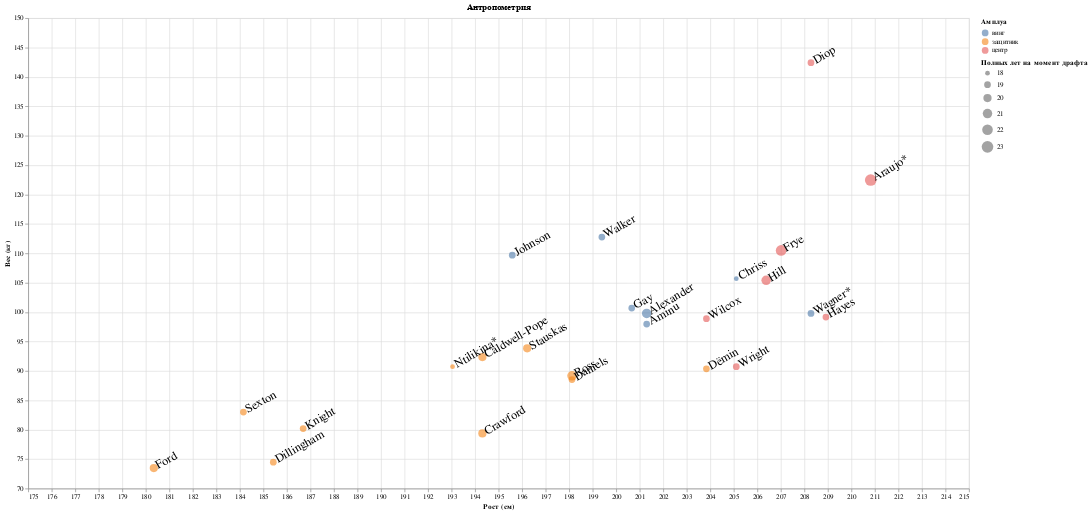

Here is the notebook cell this chart was saved with:
### Code cell
import altair as alt
import pandas as pd


# define domain around the mean
h_min, h_max = df_cpi["HEIGHT_CM"].min() * 0.99, df_cpi["HEIGHT_CM"].max() * 1
w_min, w_max = df_cpi["WEIGHT_KG"].min() * 0.99, df_cpi["WEIGHT_KG"].max() * 1

base = alt.Chart(df_cpi).encode(
    x=alt.X('HEIGHT_CM:Q', 
            scale=alt.Scale(domain=[h_min, h_max]),
            title='Рост (см)'),
    y=alt.Y('WEIGHT_KG:Q', 
            scale=alt.Scale(domain=[w_min, w_max]),
            title='Вес (кг)'),
    color=alt.Color('position_ru:N', title='Амплуа'),
    size=alt.Size(
        'AGE_AT_DRAFT:Q',
        scale=alt.Scale(domain=[18, 23], range=[50, 300]),
        title='Полных лет на момент драфта'
    ),
    tooltip=[
        alt.Tooltip('LAST_NAME:N', title='Name'),
        alt.Tooltip('POSITION:N', title='Position'),
        alt.Tooltip('AGE_AT_DRAFT:Q', title='Age at draft'),
        alt.Tooltip('HEIGHT_CM:Q', title='Height (cm)'),
        alt.Tooltip('WEIGHT_KG:Q', title='Weight (kg)')
    ]
)

points = base.mark_circle(opacity=0.6)

labels = alt.Chart(df_cpi).mark_text(
    align='left',
    baseline='middle',
    dx=5,  # horizontal offset
    dy=0,   # vertical offset (if you want adjust you can change)
    fontSize=18,     # ← set font size (in pixels)
    angle=330,
).encode(
    x='HEIGHT_CM:Q',
    y='WEIGHT_KG:Q',
    text='last_name_asterisk:N'
)

chart = points + labels

chart = chart.properties(
    width=1400,
    height=700,
    title='Антропометрия'
).interactive()

chart

### Figure 1 — Vega-Lite specification as saved in the notebook (floating-point values rounded to 4 significant figures)
{"config": {"view": {"continuousWidth": 300, "continuousHeight": 300}}, "layer": [{"mark": {"type": "circle", "opacity": 0.6}, "encoding": {"color": {"field": "position_ru", "title": "Амплуа", "type": "nominal"}, "size": {"field": "AGE_AT_DRAFT", "scale": {"domain": [18, 23], "range": [50, 300]}, "title": "Полных лет на момент драфта", "type": "quantitative"}, "tooltip": [{"field": "LAST_NAME", "title": "Name", "type": "nominal"}, {"field": "POSITION", "title": "Position", "type": "nominal"}, {"field": "AGE_AT_DRAFT", "title": "Age at draft", "type": "quantitative"}, {"field": "HEIGHT_CM", "title": "Height (cm)", "type": "quantitative"}, {"field": "WEIGHT_KG", "title": "Weight (kg)", "type": "quantitative"}], "x": {"field": "HEIGHT_CM", "scale": {"domain": [178.5, 210.8]}, "title": "Рост (см)", "type": "quantitative"}, "y": {"field": "WEIGHT_KG", "scale": {"domain": [72.75, 142.4]}, "title": "Вес (кг)", "type": "quantitative"}}, "name": "view_1"}, {"mark": {"type": "text", "align": "left", "angle": 330, "baseline": "middle", "dx": 5, "dy": 0, "fontSize": 18}, "encoding": {"text": {"field": "last_name_asterisk", "type": "nominal"}, "x": {"field": "HEIGHT_CM", "type": "quantitative"}, "y": {"field": "WEIGHT_KG", "type": "quantitative"}}}], "data": {"name": "data-20a687deb1ebe8466d2e03c9eed6baa4"}, "height": 700, "params": [{"name": "param_1", "select": {"type": "interval", "encodings": ["x", "y"]}, "bind": "scales", "views": ["view_1"]}], "title": "Антропометрия", "width": 1400, "$schema": "https://vega.github.io/schema/vega-lite/v5.17.0.json", "datasets": {"data-20a687deb1ebe8466d2e03c9eed6baa4": [{"PERSON_ID": 2037, "FIRST_NAME": "Jamal", "LAST_NAME": "Crawford", "DISPLAY_FIRST_LAST": "Jamal Crawford", "DISPLAY_LAST_COMMA_FIRST": "Crawford, Jamal", "DISPLAY_FI_LAST": "J. Crawford", "PLAYER_SLUG": "jamal-crawford", "BIRTHDATE": "1980-03-20T00:00:00", "SCHOOL": "Michigan", "COUNTRY": "USA", "LAST_AFFILIATION": "Michigan/USA", "HEIGHT": "6-5", "WEIGHT_x": 200, "SEASON_EXP": 21, "JERSEY": 1.0, "POSITION": "Guard", "ROSTERSTATUS": "Inactive", "GAMES_PLAYED_CURRENT_SEASON_FLAG": "N", "TEAM_ID": 1610612746, "TEAM_NAME": "Clippers", "TEAM_ABBREVIATION": "LAC", "TEAM_CODE": "clippers", "TEAM_CITY": "LA", "PLAYERCODE": "jamal_crawford", "FROM_YEAR": 2000, "TO_YEAR": 2019, "DLEAGUE_FLAG": "N", "NBA_FLAG": "Y", "GAMES_PLAYED_FLAG": "Y", "DRAFT_YEAR": 2000, "DRAFT_ROUND": 1, "DRAFT_NUMBER": 8, "GREATEST_75_FLAG": "N", "player_id": 2037, "PLAYER_ID": 2037.0, "HEIGHT_WO_SHOES": 76.5, "WEIGHT_y": 175.0, "AGE_AT_DRAFT": 20, "HEIGHT_CM": 194.3, "WEIGHT_KG": 79.38, "position_ru": "защитник", "last_name_asterisk": "Crawford"}, {"PERSON_ID": 2205, "FIRST_NAME": "DeSagana", "LAST_NAME": "Diop", "DISPLAY_FIRST_LAST": "DeSagana Diop", "DISPLAY_LAST_COMMA_FIRST": "Diop, DeSagana", "DISPLAY_FI_LAST": "D. Diop", "PLAYER_SLUG": "desagana-diop", "BIRTHDATE": "1982-01-30T00:00:00", "SCHOOL": "Oak Hill Academy (VA)", "COUNTRY": "Senegal", "LAST_AFFILIATION": "Oak Hill Academy (VA)/Senegal", "HEIGHT": "7-0", "WEIGHT_x": 280, "SEASON_EXP": 13, "JERSEY": 2.0, "POSITION": "Center", "ROSTERSTATUS": "Inactive", "GAMES_PLAYED_CURRENT_SEASON_FLAG": "N", "TEAM_ID": 1610612742, "TEAM_NAME": "Mavericks", "TEAM_ABBREVIATION": "DAL", "TEAM_CODE": "mavericks", "TEAM_CITY": "Dallas", "PLAYERCODE": "desagana_diop", "FROM_YEAR": 2001, "TO_YEAR": 2012, "DLEAGUE_FLAG": "N", "NBA_FLAG": "Y", "GAMES_PLAYED_FLAG": "Y", "DRAFT_YEAR": 2001, "DRAFT_ROUND": 1, "DRAFT_NUMBER": 8, "GREATEST_75_FLAG": "N", "player_id": 2205, "PLAYER_ID": 2205.0, "HEIGHT_WO_SHOES": 82.0, "WEIGHT_y": 314.0, "AGE_AT_DRAFT": 19, "HEIGHT_CM": 208.3, "WEIGHT_KG": 142.4, "position_ru": "центр", "last_name_asterisk": "Diop"}, {"PERSON_ID": 2404, "FIRST_NAME": "Chris", "LAST_NAME": "Wilcox", "DISPLAY_FIRST_LAST": "Chris Wilcox", "DISPLAY_LAST_COMMA_FIRST": "Wilcox, Chris", "DISPLAY_FI_LAST": "C. Wilcox", "PLAYER_SLUG": "chris-wilcox", "BIRTHDATE": "1982-09-03T00:00:00", "SCHOOL": "Maryland", "COUNTRY": "USA", "LAST_AFFILIATION": "Maryland/USA", "HEIGHT": "6-10", "WEIGHT_x": 235, "SEASON_EXP": 12, "JERSEY": 44.0, "POSITION": "Forward-Center", "ROSTERSTATUS": "Inactive", "GAMES_PLAYED_CURRENT_SEASON_FLAG": "N", "TEAM_ID": 1610612746, "TEAM_NAME": "Clippers", "TEAM_ABBREVIATION": "LAC", "TEAM_CODE": "clippers", "TEAM_CITY": "Los Angeles", "PLAYERCODE": "chris_wilcox", "FROM_YEAR": 2002, "TO_YEAR": 2012, "DLEAGUE_FLAG": "N", "NBA_FLAG": "Y", "GAMES_PLAYED_FLAG": "Y", "DRAFT_YEAR": 2002, "DRAFT_ROUND": 1, "DRAFT_NUMBER": 8, "GREATEST_75_FLAG": "N", "player_id": 2404, "PLAYER_ID": 2404.0, "HEIGHT_WO_SHOES": 80.25, "WEIGHT_y": 218.0, "AGE_AT_DRAFT": 19, "HEIGHT_CM": 203.8, "WEIGHT_KG": 98.88, "position_ru": "центр", "last_name_asterisk": "Wilcox"}, {"PERSON_ID": 2551, "FIRST_NAME": "T.J.", "LAST_NAME": "Ford", "DISPLAY_FIRST_LAST": "T.J. Ford", "DISPLAY_LAST_COMMA_FIRST": "Ford, T.J.", "DISPLAY_FI_LAST": "T. Ford", "PLAYER_SLUG": "tj-ford", "BIRTHDATE": "1983-03-24T00:00:00", "SCHOOL": "Texas", "COUNTRY": "USA", "LAST_AFFILIATION": "Texas/USA", "HEIGHT": "6-0", "WEIGHT_x": 165, "SEASON_EXP": 8, "JERSEY": null, "POSITION": "Guard", "ROSTERSTATUS": "Inactive", "GAMES_PLAYED_CURRENT_SEASON_FLAG": "N", "TEAM_ID": 0, "TEAM_NAME": null, "TEAM_ABBREVIATION": null, "TEAM_CODE": null, "TEAM_CITY": null, "PLAYERCODE": "t.j._ford", "FROM_YEAR": 2003, "TO_YEAR": 2011, "DLEAGUE_FLAG": "N", "NBA_FLAG": "Y", "GAMES_PLAYED_FLAG": "Y", "DRAFT_YEAR": 2003, "DRAFT_ROUND": 1, "DRAFT_NUMBER": 8, "GREATEST_75_FLAG": "N", "player_id": 2551, "PLAYER_ID": 2551.0, "HEIGHT_WO_SHOES": 71.0, "WEIGHT_y": 162.0, "AGE_AT_DRAFT": 20, "HEIGHT_CM": 180.3, "WEIGHT_KG": 73.48, "position_ru": "защитник", "last_name_asterisk": "Ford"}, {"PERSON_ID": 2737, "FIRST_NAME": "Rafael", "LAST_NAME": "Araujo", "DISPLAY_FIRST_LAST": "Rafael Araujo", "DISPLAY_LAST_COMMA_FIRST": "Araujo, Rafael", "DISPLAY_FI_LAST": "R. Araujo", "PLAYER_SLUG": "rafael-araujo", "BIRTHDATE": "1980-08-12T00:00:00", "SCHOOL": "Brigham Young", "COUNTRY": "Brazil", "LAST_AFFILIATION": "Brigham Young/Brazil", "HEIGHT": "6-11", "WEIGHT_x": 270, "SEASON_EXP": 4, "JERSEY": 55.0, "POSITION": "Center", "ROSTERSTATUS": "Inactive", "GAMES_PLAYED_CURRENT_SEASON_FLAG": "N", "TEAM_ID": 1610612761, "TEAM_NAME": "Raptors", "TEAM_ABBREVIATION": "TOR", "TEAM_CODE": "raptors", "TEAM_CITY": "Toronto", "PLAYERCODE": "rafael_araujo", "FROM_YEAR": 2004, "TO_YEAR": 2006, "DLEAGUE_FLAG": "N", "NBA_FLAG": "Y", "GAMES_PLAYED_FLAG": "Y", "DRAFT_YEAR": 2004, "DRAFT_ROUND": 1, "DRAFT_NUMBER": 8, "GREATEST_75_FLAG": "N", "player_id": 2737, "PLAYER_ID": null, "HEIGHT_WO_SHOES": null, "WEIGHT_y": null, "AGE_AT_DRAFT": 23, "HEIGHT_CM": 210.8, "WEIGHT_KG": 122.5, "position_ru": "центр", "last_name_asterisk": "Araujo*"}, {"PERSON_ID": 101112, "FIRST_NAME": "Channing", "LAST_NAME": "Frye", "DISPLAY_FIRST_LAST": "Channing Frye", "DISPLAY_LAST_COMMA_FIRST": "Frye, Channing", "DISPLAY_FI_LAST": "C. Frye", "PLAYER_SLUG": "channing-frye", "BIRTHDATE": "1983-05-17T00:00:00", "SCHOOL": "Arizona", "COUNTRY": "USA", "LAST_AFFILIATION": "Arizona/USA", "HEIGHT": "7-0", "WEIGHT_x": 255, "SEASON_EXP": 14, "JERSEY": 9.0, "POSITION": "Forward-Center", "ROSTERSTATUS": "Inactive", "GAMES_PLAYED_CURRENT_SEASON_FLAG": "N", "TEAM_ID": 1610612756, "TEAM_NAME": "Suns", "TEAM_ABBREVIATION": "PHX", "TEAM_CODE": "suns", "TEAM_CITY": "Phoenix", "PLAYERCODE": "channing_frye", "FROM_YEAR": 2005, "TO_YEAR": 2018, "DLEAGUE_FLAG": "N", "NBA_FLAG": "Y", "GAMES_PLAYED_FLAG": "Y", "DRAFT_YEAR": 2005, "DRAFT_ROUND": 1, "DRAFT_NUMBER": 8, "GREATEST_75_FLAG": "N", "player_id": 101112, "PLAYER_ID": 101100.0, "HEIGHT_WO_SHOES": 81.5, "WEIGHT_y": 243.6, "AGE_AT_DRAFT": 22, "HEIGHT_CM": 207.0, "WEIGHT_KG": 110.5, "position_ru": "центр", "last_name_asterisk": "Frye"}, {"PERSON_ID": 200752, "FIRST_NAME": "Rudy", "LAST_NAME": "Gay", "DISPLAY_FIRST_LAST": "Rudy Gay", "DISPLAY_LAST_COMMA_FIRST": "Gay, Rudy", "DISPLAY_FI_LAST": "R. Gay", "PLAYER_SLUG": "rudy-gay", "BIRTHDATE": "1986-08-17T00:00:00", "SCHOOL": "Connecticut", "COUNTRY": "USA", "LAST_AFFILIATION": "Connecticut/USA", "HEIGHT": "6-8", "WEIGHT_x": 250, "SEASON_EXP": 18, "JERSEY": 22.0, "POSITION": "Forward-Guard", "ROSTERSTATUS": "Inactive", "GAMES_PLAYED_CURRENT_SEASON_FLAG": "N", "TEAM_ID": 1610612762, "TEAM_NAME": "Jazz", "TEAM_ABBREVIATION": "UTA", "TEAM_CODE": "jazz", "TEAM_CITY": "Utah", "PLAYERCODE": "rudy_gay", "FROM_YEAR": 2006, "TO_YEAR": 2022, "DLEAGUE_FLAG": "N", "NBA_FLAG": "Y", "GAMES_PLAYED_FLAG": "Y", "DRAFT_YEAR": 2006, "DRAFT_ROUND": 1, "DRAFT_NUMBER": 8, "GREATEST_75_FLAG": "N", "player_id": 200752, "PLAYER_ID": 200800.0, "HEIGHT_WO_SHOES": 79.0, "WEIGHT_y": 222.0, "AGE_AT_DRAFT": 19, "HEIGHT_CM": 200.7, "WEIGHT_KG": 100.7, "position_ru": "винг", "last_name_asterisk": "Gay"}, {"PERSON_ID": 201148, "FIRST_NAME": "Brandan", "LAST_NAME": "Wright", "DISPLAY_FIRST_LAST": "Brandan Wright", "DISPLAY_LAST_COMMA_FIRST": "Wright, Brandan", "DISPLAY_FI_LAST": "B. Wright", "PLAYER_SLUG": "brandan-wright", "BIRTHDATE": "1987-10-05T00:00:00", "SCHOOL": "North Carolina", "COUNTRY": "USA", "LAST_AFFILIATION": "North Carolina/USA", "HEIGHT": "6-10", "WEIGHT_x": 235, "SEASON_EXP": 10, "JERSEY": null, "POSITION": "Forward-Center", "ROSTERSTATUS": "Inactive", "GAMES_PLAYED_CURRENT_SEASON_FLAG": "N", "TEAM_ID": 0, "TEAM_NAME": null, "TEAM_ABBREVIATION": null, "TEAM_CODE": null, "TEAM_CITY": null, "PLAYERCODE": "brandan_wright", "FROM_YEAR": 2007, "TO_YEAR": 2017, "DLEAGUE_FLAG": "N", "NBA_FLAG": "Y", "GAMES_PLAYED_FLAG": "Y", "DRAFT_YEAR": 2007, "DRAFT_ROUND": 1, "DRAFT_NUMBER": 8, "GREATEST_75_FLAG": "N", "player_id": 201148, "PLAYER_ID": 201100.0, "HEIGHT_WO_SHOES": 80.75, "WEIGHT_y": 200.0, "AGE_AT_DRAFT": 19, "HEIGHT_CM": 205.1, "WEIGHT_KG": 90.72, "position_ru": "центр", "last_name_asterisk": "Wright"}, {"PERSON_ID": 201570, "FIRST_NAME": "Joe", "LAST_NAME": "Alexander", "DISPLAY_FIRST_LAST": "Joe Alexander", "DISPLAY_LAST_COMMA_FIRST": "Alexander, Joe", "DISPLAY_FI_LAST": "J. Alexander", "PLAYER_SLUG": "joe-alexander", "BIRTHDATE": "1986-12-26T00:00:00", "SCHOOL": "West Virginia", "COUNTRY": "USA", "LAST_AFFILIATION": "West Virginia/USA", "HEIGHT": "6-8", "WEIGHT_x": 230, "SEASON_EXP": 3, "JERSEY": 20.0, "POSITION": "Forward", "ROSTERSTATUS": "Inactive", "GAMES_PLAYED_CURRENT_SEASON_FLAG": "N", "TEAM_ID": 1610612749, "TEAM_NAME": "Bucks", "TEAM_ABBREVIATION": "MIL", "TEAM_CODE": "bucks", "TEAM_CITY": "Milwaukee", "PLAYERCODE": "joe_alexander", "FROM_YEAR": 2008, "TO_YEAR": 2009, "DLEAGUE_FLAG": "Y", "NBA_FLAG": "Y", "GAMES_PLAYED_FLAG": "Y", "DRAFT_YEAR": 2008, "DRAFT_ROUND": 1, "DRAFT_NUMBER": 8, "GREATEST_75_FLAG": "N", "player_id": 201570, "PLAYER_ID": 201600.0, "HEIGHT_WO_SHOES": 79.25, "WEIGHT_y": 220.0, "AGE_AT_DRAFT": 21, "HEIGHT_CM": 201.3, "WEIGHT_KG": 99.79, "position_ru": "винг", "last_name_asterisk": "Alexander"}, {"PERSON_ID": 201941, "FIRST_NAME": "Jordan", "LAST_NAME": "Hill", "DISPLAY_FIRST_LAST": "Jordan Hill", "DISPLAY_LAST_COMMA_FIRST": "Hill, Jordan", "DISPLAY_FI_LAST": "J. Hill", "PLAYER_SLUG": "jordan-hill", "BIRTHDATE": "1987-07-27T00:00:00", "SCHOOL": "Arizona", "COUNTRY": "USA", "LAST_AFFILIATION": "Arizona/USA", "HEIGHT": "6-10", "WEIGHT_x": 240, "SEASON_EXP": 9, "JERSEY": 27.0, "POSITION": "Forward-Center", "ROSTERSTATUS": "Inactive", "GAMES_PLAYED_CURRENT_SEASON_FLAG": "N", "TEAM_ID": 1610612747, "TEAM_NAME": "Lakers", "TEAM_ABBREVIATION": "LAL", "TEAM_CODE": "lakers", "TEAM_CITY": "Los Angeles", "PLAYERCODE": "jordan_hill", "FROM_YEAR": 2009, "TO_YEAR": 2016, "DLEAGUE_FLAG": "N", "NBA_FLAG": "Y", "GAMES_PLAYED_FLAG": "Y", "DRAFT_YEAR": 2009, "DRAFT_ROUND": 1, "DRAFT_NUMBER": 8, "GREATEST_75_FLAG": "N", "player_id": 201941, "PLAYER_ID": 201900.0, "HEIGHT_WO_SHOES": 81.25, "WEIGHT_y": 232.4, "AGE_AT_DRAFT": 21, "HEIGHT_CM": 206.4, "WEIGHT_KG": 105.4, "position_ru": "центр", "last_name_asterisk": "Hill"}, {"PERSON_ID": 202329, "FIRST_NAME": "Al-Farouq", "LAST_NAME": "Aminu", "DISPLAY_FIRST_LAST": "Al-Farouq Aminu", "DISPLAY_LAST_COMMA_FIRST": "Aminu, Al-Farouq", "DISPLAY_FI_LAST": "A. Aminu", "PLAYER_SLUG": "al-farouq-aminu", "BIRTHDATE": "1990-09-21T00:00:00", "SCHOOL": "Wake Forest", "COUNTRY": "USA", "LAST_AFFILIATION": "Wake Forest/USA", "HEIGHT": "6-8", "WEIGHT_x": 220, "SEASON_EXP": 12, "JERSEY": 5.0, "POSITION": "Forward", "ROSTERSTATUS": "Inactive", "GAMES_PLAYED_CURRENT_SEASON_FLAG": "N", "TEAM_ID": 1610612757, "TEAM_NAME": "Trail Blazers", "TEAM_ABBREVIATION": "POR", "TEAM_CODE": "blazers", "TEAM_CITY": "Portland", "PLAYERCODE": "al-farouq_aminu", "FROM_YEAR": 2010, "TO_YEAR": 2020, "DLEAGUE_FLAG": "N", "NBA_FLAG": "Y", "GAMES_PLAYED_FLAG": "Y", "DRAFT_YEAR": 2010, "DRAFT_ROUND": 1, "DRAFT_NUMBER": 8, "GREATEST_75_FLAG": "N", "player_id": 202329, "PLAYER_ID": 202300.0, "HEIGHT_WO_SHOES": 79.25, "WEIGHT_y": 216.0, "AGE_AT_DRAFT": 19, "HEIGHT_CM": 201.3, "WEIGHT_KG": 97.98, "position_ru": "винг", "last_name_asterisk": "Aminu"}, {"PERSON_ID": 202688, "FIRST_NAME": "Brandon", "LAST_NAME": "Knight", "DISPLAY_FIRST_LAST": "Brandon Knight", "DISPLAY_LAST_COMMA_FIRST": "Knight, Brandon", "DISPLAY_FI_LAST": "B. Knight", "PLAYER_SLUG": "brandon-knight", "BIRTHDATE": "1991-12-02T00:00:00", "SCHOOL": "Kentucky", "COUNTRY": "USA", "LAST_AFFILIATION": "Kentucky/USA", "HEIGHT": "6-2", "WEIGHT_x": 182, "SEASON_EXP": 9, "JERSEY": null, "POSITION": "Guard", "ROSTERSTATUS": "Inactive", "GAMES_PLAYED_CURRENT_SEASON_FLAG": "N", "TEAM_ID": 0, "TEAM_NAME": null, "TEAM_ABBREVIATION": null, "TEAM_CODE": null, "TEAM_CITY": null, "PLAYERCODE": "brandon_knight", "FROM_YEAR": 2011, "TO_YEAR": 2021, "DLEAGUE_FLAG": "Y", "NBA_FLAG": "Y", "GAMES_PLAYED_FLAG": "Y", "DRAFT_YEAR": 2011, "DRAFT_ROUND": 1, "DRAFT_NUMBER": 8, "GREATEST_75_FLAG": "N", "player_id": 202688, "PLAYER_ID": 202700.0, "HEIGHT_WO_SHOES": 73.5, "WEIGHT_y": 176.8, "AGE_AT_DRAFT": 19, "HEIGHT_CM": 186.7, "WEIGHT_KG": 80.2, "position_ru": "защитник", "last_name_asterisk": "Knight"}, {"PERSON_ID": 203082, "FIRST_NAME": "Terrence", "LAST_NAME": "Ross", "DISPLAY_FIRST_LAST": "Terrence Ross", "DISPLAY_LAST_COMMA_FIRST": "Ross, Terrence", "DISPLAY_FI_LAST": "T. Ross", "PLAYER_SLUG": "terrence-ross", "BIRTHDATE": "1991-02-05T00:00:00", "SCHOOL": "Washington", "COUNTRY": "USA", "LAST_AFFILIATION": "Washington/USA", "HEIGHT": "6-7", "WEIGHT_x": 206, "SEASON_EXP": 12, "JERSEY": 8.0, "POSITION": "Guard-Forward", "ROSTERSTATUS": "Inactive", "GAMES_PLAYED_CURRENT_SEASON_FLAG": "N", "TEAM_ID": 1610612756, "TEAM_NAME": "Suns", "TEAM_ABBREVIATION": "PHX", "TEAM_CODE": "suns", "TEAM_CITY": "Phoenix", "PLAYERCODE": "terrence_ross", "FROM_YEAR": 2012, "TO_YEAR": 2022, "DLEAGUE_FLAG": "N", "NBA_FLAG": "Y", "GAMES_PLAYED_FLAG": "Y", "DRAFT_YEAR": 2012, "DRAFT_ROUND": 1, "DRAFT_NUMBER": 8, "GREATEST_75_FLAG": "N", "player_id": 203082, "PLAYER_ID": 203100.0, "HEIGHT_WO_SHOES": 78.0, "WEIGHT_y": 196.6, "AGE_AT_DRAFT": 21, "HEIGHT_CM": 198.1, "WEIGHT_KG": 89.18, "position_ru": "защитник", "last_name_asterisk": "Ross"}, {"PERSON_ID": 203484, "FIRST_NAME": "Kentavious", "LAST_NAME": "Caldwell-Pope", "DISPLAY_FIRST_LAST": "Kentavious Caldwell-Pope", "DISPLAY_LAST_COMMA_FIRST": "Caldwell-Pope, Kentavious", "DISPLAY_FI_LAST": "K. Caldwell-Pope", "PLAYER_SLUG": "kentavious-caldwell-pope", "BIRTHDATE": "1993-02-18T00:00:00", "SCHOOL": "Georgia", "COUNTRY": "USA", "LAST_AFFILIATION": "Georgia/USA", "HEIGHT": "6-5", "WEIGHT_x": 204, "SEASON_EXP": 12, "JERSEY": 3.0, "POSITION": "Guard", "ROSTERSTATUS": "Active", "GAMES_PLAYED_CURRENT_SEASON_FLAG": "Y", "TEAM_ID": 1610612763, "TEAM_NAME": "Grizzlies", "TEAM_ABBREVIATION": "MEM", "TEAM_CODE": "grizzlies", "TEAM_CITY": "Memphis", "PLAYERCODE": "kentavious_caldwell-pope", "FROM_YEAR": 2013, "TO_YEAR": 2025, "DLEAGUE_FLAG": "N", "NBA_FLAG": "Y", "GAMES_PLAYED_FLAG": "Y", "DRAFT_YEAR": 2013, "DRAFT_ROUND": 1, "DRAFT_NUMBER": 8, "GREATEST_75_FLAG": "N", "player_id": 203484, "PLAYER_ID": 203500.0, "HEIGHT_WO_SHOES": 76.5, "WEIGHT_y": 203.6, "AGE_AT_DRAFT": 20, "HEIGHT_CM": 194.3, "WEIGHT_KG": 92.35, "position_ru": "защитник", "last_name_asterisk": "Caldwell-Pope"}, {"PERSON_ID": 203917, "FIRST_NAME": "Nik", "LAST_NAME": "Stauskas", "DISPLAY_FIRST_LAST": "Nik Stauskas", "DISPLAY_LAST_COMMA_FIRST": "Stauskas, Nik", "DISPLAY_FI_LAST": "N. Stauskas", "PLAYER_SLUG": "nik-stauskas", "BIRTHDATE": "1993-10-07T00:00:00", "SCHOOL": "Michigan", "COUNTRY": "Canada", "LAST_AFFILIATION": "Michigan/Canada", "HEIGHT": "6-6", "WEIGHT_x": 207, "SEASON_EXP": 7, "JERSEY": 13.0, "POSITION": "Guard", "ROSTERSTATUS": "Inactive", "GAMES_PLAYED_CURRENT_SEASON_FLAG": "N", "TEAM_ID": 1610612738, "TEAM_NAME": "Celtics", "TEAM_ABBREVIATION": "BOS", "TEAM_CODE": "celtics", "TEAM_CITY": "Boston", "PLAYERCODE": "nik_stauskas", "FROM_YEAR": 2014, "TO_YEAR": 2021, "DLEAGUE_FLAG": "Y", "NBA_FLAG": "Y", "GAMES_PLAYED_FLAG": "Y", "DRAFT_YEAR": 2014, "DRAFT_ROUND": 1, "DRAFT_NUMBER": 8, "GREATEST_75_FLAG": "N", "player_id": 203917, "PLAYER_ID": 203900.0, "HEIGHT_WO_SHOES": 77.25, "WEIGHT_y": 206.9, "AGE_AT_DRAFT": 20, "HEIGHT_CM": 196.2, "WEIGHT_KG": 93.85, "position_ru": "защитник", "last_name_asterisk": "Stauskas"}, {"PERSON_ID": 1626169, "FIRST_NAME": "Stanley", "LAST_NAME": "Johnson", "DISPLAY_FIRST_LAST": "Stanley Johnson", "DISPLAY_LAST_COMMA_FIRST": "Johnson, Stanley", "DISPLAY_FI_LAST": "S. Johnson", "PLAYER_SLUG": "stanley-johnson", "BIRTHDATE": "1996-05-29T00:00:00", "SCHOOL": "Arizona", "COUNTRY": "USA", "LAST_AFFILIATION": "Arizona/USA", "HEIGHT": "6-6", "WEIGHT_x": 242, "SEASON_EXP": 8, "JERSEY": null, "POSITION": "Forward-Guard", "ROSTERSTATUS": "Inactive", "GAMES_PLAYED_CURRENT_SEASON_FLAG": "N", "TEAM_ID": 0, "TEAM_NAME": null, "TEAM_ABBREVIATION": null, "TEAM_CODE": null, "TEAM_CITY": null, "PLAYERCODE": "stanley_johnson", "FROM_YEAR": 2015, "TO_YEAR": 2022, "DLEAGUE_FLAG": "Y", "NBA_FLAG": "Y", "GAMES_PLAYED_FLAG": "Y", "DRAFT_YEAR": 2015, "DRAFT_ROUND": 1, "DRAFT_NUMBER": 8, "GREATEST_75_FLAG": "N", "player_id": 1626169, "PLAYER_ID": 1626000.0, "HEIGHT_WO_SHOES": 77.0, "WEIGHT_y": 241.8, "AGE_AT_DRAFT": 19, "HEIGHT_CM": 195.6, "WEIGHT_KG": 109.7, "position_ru": "винг", "last_name_asterisk": "Johnson"}, {"PERSON_ID": 1627737, "FIRST_NAME": "Marquese", "LAST_NAME": "Chriss", "DISPLAY_FIRST_LAST": "Marquese Chriss", "DISPLAY_LAST_COMMA_FIRST": "Chriss, Marquese", "DISPLAY_FI_LAST": "M. Chriss", "PLAYER_SLUG": "marquese-chriss", "BIRTHDATE": "1997-07-02T00:00:00", "SCHOOL": "Washington", "COUNTRY": "USA", "LAST_AFFILIATION": "Washington/USA", "HEIGHT": "6-9", "WEIGHT_x": 240, "SEASON_EXP": 7, "JERSEY": 35.0, "POSITION": "Forward", "ROSTERSTATUS": "Inactive", "GAMES_PLAYED_CURRENT_SEASON_FLAG": "N", "TEAM_ID": 1610612742, "TEAM_NAME": "Mavericks", "TEAM_ABBREVIATION": "DAL", "TEAM_CODE": "mavericks", "TEAM_CITY": "Dallas", "PLAYERCODE": "marquese_chriss", "FROM_YEAR": 2016, "TO_YEAR": 2021, "DLEAGUE_FLAG": "Y", "NBA_FLAG": "Y", "GAMES_PLAYED_FLAG": "Y", "DRAFT_YEAR": 2016, "DRAFT_ROUND": 1, "DRAFT_NUMBER": 8, "GREATEST_75_FLAG": "N", "player_id": 1627737, "PLAYER_ID": 1628000.0, "HEIGHT_WO_SHOES": 80.75, "WEIGHT_y": 233.0, "AGE_AT_DRAFT": 18, "HEIGHT_CM": 205.1, "WEIGHT_KG": 105.7, "position_ru": "винг", "last_name_asterisk": "Chriss"}, {"PERSON_ID": 1628373, "FIRST_NAME": "Frank", "LAST_NAME": "Ntilikina", "DISPLAY_FIRST_LAST": "Frank Ntilikina", "DISPLAY_LAST_COMMA_FIRST": "Ntilikina, Frank", "DISPLAY_FI_LAST": "F. Ntilikina", "PLAYER_SLUG": "frank-ntilikina", "BIRTHDATE": "1998-07-28T00:00:00", "SCHOOL": "Strasbourg IG", "COUNTRY": "France", "LAST_AFFILIATION": "Strasbourg IG/France", "HEIGHT": "6-4", "WEIGHT_x": 200, "SEASON_EXP": 7, "JERSEY": null, "POSITION": "Guard", "ROSTERSTATUS": "Inactive", "GAMES_PLAYED_CURRENT_SEASON_FLAG": "N", "TEAM_ID": 0, "TEAM_NAME": null, "TEAM_ABBREVIATION": null, "TEAM_CODE": null, "TEAM_CITY": null, "PLAYERCODE": "frank_ntilikina", "FROM_YEAR": 2017, "TO_YEAR": 2023, "DLEAGUE_FLAG": "N", "NBA_FLAG": "Y", "GAMES_PLAYED_FLAG": "Y", "DRAFT_YEAR": 2017, "DRAFT_ROUND": 1, "DRAFT_NUMBER": 8, "GREATEST_75_FLAG": "N", "player_id": 1628373, "PLAYER_ID": null, "HEIGHT_WO_SHOES": null, "WEIGHT_y": null, "AGE_AT_DRAFT": 18, "HEIGHT_CM": 193.0, "WEIGHT_KG": 90.72, "position_ru": "защитник", "last_name_asterisk": "Ntilikina*"}, {"PERSON_ID": 1629012, "FIRST_NAME": "Collin", "LAST_NAME": "Sexton", "DISPLAY_FIRST_LAST": "Collin Sexton", "DISPLAY_LAST_COMMA_FIRST": "Sexton, Collin", "DISPLAY_FI_LAST": "C. Sexton", "PLAYER_SLUG": "collin-sexton", "BIRTHDATE": "1999-01-04T00:00:00", "SCHOOL": "Alabama", "COUNTRY": "USA", "LAST_AFFILIATION": "Alabama/USA", "HEIGHT": "6-3", "WEIGHT_x": 190, "SEASON_EXP": 7, "JERSEY": 8.0, "POSITION": "Guard", "ROSTERSTATUS": "Active", "GAMES_PLAYED_CURRENT_SEASON_FLAG": "Y", "TEAM_ID": 1610612766, "TEAM_NAME": "Hornets", "TEAM_ABBREVIATION": "CHA", "TEAM_CODE": "hornets", "TEAM_CITY": "Charlotte", "PLAYERCODE": "collin_sexton", "FROM_YEAR": 2018, "TO_YEAR": 2025, "DLEAGUE_FLAG": "N", "NBA_FLAG": "Y", "GAMES_PLAYED_FLAG": "Y", "DRAFT_YEAR": 2018, "DRAFT_ROUND": 1, "DRAFT_NUMBER": 8, "GREATEST_75_FLAG": "N", "player_id": 1629012, "PLAYER_ID": 1629000.0, "HEIGHT_WO_SHOES": 72.5, "WEIGHT_y": 183.0, "AGE_AT_DRAFT": 19, "HEIGHT_CM": 184.2, "WEIGHT_KG": 83.01, "position_ru": "защитник", "last_name_asterisk": "Sexton"}, {"PERSON_ID": 1629637, "FIRST_NAME": "Jaxson", "LAST_NAME": "Hayes", "DISPLAY_FIRST_LAST": "Jaxson Hayes", "DISPLAY_LAST_COMMA_FIRST": "Hayes, Jaxson", "DISPLAY_FI_LAST": "J. Hayes", "PLAYER_SLUG": "jaxson-hayes", "BIRTHDATE": "2000-05-23T00:00:00", "SCHOOL": "Texas", "COUNTRY": "USA", "LAST_AFFILIATION": "Texas/USA", "HEIGHT": "7-0", "WEIGHT_x": 220, "SEASON_EXP": 6, "JERSEY": 11.0, "POSITION": "Center-Forward", "ROSTERSTATUS": "Active", "GAMES_PLAYED_CURRENT_SEASON_FLAG": "Y", "TEAM_ID": 1610612747, "TEAM_NAME": "Lakers", "TEAM_ABBREVIATION": "LAL", "TEAM_CODE": "lakers", "TEAM_CITY": "Los Angeles", "PLAYERCODE": "jaxson_hayes", "FROM_YEAR": 2019, "TO_YEAR": 2025, "DLEAGUE_FLAG": "Y", "NBA_FLAG": "Y", "GAMES_PLAYED_FLAG": "Y", "DRAFT_YEAR": 2019, "DRAFT_ROUND": 1, "DRAFT_NUMBER": 8, "GREATEST_75_FLAG": "N", "player_id": 1629637, "PLAYER_ID": 1630000.0, "HEIGHT_WO_SHOES": 82.25, "WEIGHT_y": 218.6, "AGE_AT_DRAFT": 19, "HEIGHT_CM": 208.9, "WEIGHT_KG": 99.16, "position_ru": "центр", "last_name_asterisk": "Hayes"}, {"PERSON_ID": 1630532, "FIRST_NAME": "Franz", "LAST_NAME": "Wagner", "DISPLAY_FIRST_LAST": "Franz Wagner", "DISPLAY_LAST_COMMA_FIRST": "Wagner, Franz", "DISPLAY_FI_LAST": "F. Wagner", "PLAYER_SLUG": "franz-wagner", "BIRTHDATE": "2001-08-27T00:00:00", "SCHOOL": "Michigan", "COUNTRY": "Germany", "LAST_AFFILIATION": "Michigan/Germany", "HEIGHT": "6-10", "WEIGHT_x": 220, "SEASON_EXP": 4, "JERSEY": 22.0, "POSITION": "Forward", "ROSTERSTATUS": "Active", "GAMES_PLAYED_CURRENT_SEASON_FLAG": "Y", "TEAM_ID": 1610612753, "TEAM_NAME": "Magic", "TEAM_ABBREVIATION": "ORL", "TEAM_CODE": "magic", "TEAM_CITY": "Orlando", "PLAYERCODE": "franz_wagner", "FROM_YEAR": 2021, "TO_YEAR": 2025, "DLEAGUE_FLAG": "N", "NBA_FLAG": "Y", "GAMES_PLAYED_FLAG": "Y", "DRAFT_YEAR": 2021, "DRAFT_ROUND": 1, "DRAFT_NUMBER": 8, "GREATEST_75_FLAG": "N", "player_id": 1630532, "PLAYER_ID": null, "HEIGHT_WO_SHOES": null, "WEIGHT_y": null, "AGE_AT_DRAFT": 19, "HEIGHT_CM": 208.3, "WEIGHT_KG": 99.79, "position_ru": "винг", "last_name_asterisk": "Wagner*"}, {"PERSON_ID": 1630700, "FIRST_NAME": "Dyson", "LAST_NAME": "Daniels", "DISPLAY_FIRST_LAST": "Dyson Daniels", "DISPLAY_LAST_COMMA_FIRST": "Daniels, Dyson", "DISPLAY_FI_LAST": "D. Daniels", "PLAYER_SLUG": "dyson-daniels", "BIRTHDATE": "2003-03-17T00:00:00", "SCHOOL": "NBA G League Ignite", "COUNTRY": "Australia", "LAST_AFFILIATION": "NBA G League Ignite/Australia", "HEIGHT": "6-7", "WEIGHT_x": 199, "SEASON_EXP": 3, "JERSEY": 5.0, "POSITION": "Guard", "ROSTERSTATUS": "Active", "GAMES_PLAYED_CURRENT_SEASON_FLAG": "Y", "TEAM_ID": 1610612737, "TEAM_NAME": "Hawks", "TEAM_ABBREVIATION": "ATL", "TEAM_CODE": "hawks", "TEAM_CITY": "Atlanta", "PLAYERCODE": "dyson_daniels", "FROM_YEAR": 2021, "TO_YEAR": 2025, "DLEAGUE_FLAG": "Y", "NBA_FLAG": "Y", "GAMES_PLAYED_FLAG": "Y", "DRAFT_YEAR": 2022, "DRAFT_ROUND": 1, "DRAFT_NUMBER": 8, "GREATEST_75_FLAG": "N", "player_id": 1630700, "PLAYER_ID": 1631000.0, "HEIGHT_WO_SHOES": 78.0, "WEIGHT_y": 195.2, "AGE_AT_DRAFT": 19, "HEIGHT_CM": 198.1, "WEIGHT_KG": 88.54, "position_ru": "защитник", "last_name_asterisk": "Daniels"}, {"PERSON_ID": 1641716, "FIRST_NAME": "Jarace", "LAST_NAME": "Walker", "DISPLAY_FIRST_LAST": "Jarace Walker", "DISPLAY_LAST_COMMA_FIRST": "Walker, Jarace", "DISPLAY_FI_LAST": "J. Walker", "PLAYER_SLUG": "jarace-walker", "BIRTHDATE": "2003-09-04T00:00:00", "SCHOOL": "Houston", "COUNTRY": "USA", "LAST_AFFILIATION": "Houston/USA", "HEIGHT": "6-7", "WEIGHT_x": 235, "SEASON_EXP": 2, "JERSEY": 5.0, "POSITION": "Forward", "ROSTERSTATUS": "Active", "GAMES_PLAYED_CURRENT_SEASON_FLAG": "Y", "TEAM_ID": 1610612754, "TEAM_NAME": "Pacers", "TEAM_ABBREVIATION": "IND", "TEAM_CODE": "pacers", "TEAM_CITY": "Indiana", "PLAYERCODE": "jarace_walker", "FROM_YEAR": 2023, "TO_YEAR": 2025, "DLEAGUE_FLAG": "Y", "NBA_FLAG": "Y", "GAMES_PLAYED_FLAG": "Y", "DRAFT_YEAR": 2023, "DRAFT_ROUND": 1, "DRAFT_NUMBER": 8, "GREATEST_75_FLAG": "N", "player_id": 1641716, "PLAYER_ID": 1642000.0, "HEIGHT_WO_SHOES": 78.5, "WEIGHT_y": 248.6, "AGE_AT_DRAFT": 19, "HEIGHT_CM": 199.4, "WEIGHT_KG": 112.8, "position_ru": "винг", "last_name_asterisk": "Walker"}, {"PERSON_ID": 1642265, "FIRST_NAME": "Rob", "LAST_NAME": "Dillingham", "DISPLAY_FIRST_LAST": "Rob Dillingham", "DISPLAY_LAST_COMMA_FIRST": "Dillingham, Rob", "DISPLAY_FI_LAST": "R. Dillingham", "PLAYER_SLUG": "rob-dillingham", "BIRTHDATE": "2005-01-04T00:00:00", "SCHOOL": "Kentucky", "COUNTRY": "USA", "LAST_AFFILIATION": "Kentucky/USA", "HEIGHT": "6-2", "WEIGHT_x": 175, "SEASON_EXP": 1, "JERSEY": 4.0, "POSITION": "Guard", "ROSTERSTATUS": "Active", "GAMES_PLAYED_CURRENT_SEASON_FLAG": "Y", "TEAM_ID": 1610612750, "TEAM_NAME": "Timberwolves", "TEAM_ABBREVIATION": "MIN", "TEAM_CODE": "timberwolves", "TEAM_CITY": "Minnesota", "PLAYERCODE": "rob_dillingham", "FROM_YEAR": 2024, "TO_YEAR": 2025, "DLEAGUE_FLAG": "Y", "NBA_FLAG": "Y", "GAMES_PLAYED_FLAG": "Y", "DRAFT_YEAR": 2024, "DRAFT_ROUND": 1, "DRAFT_NUMBER": 8, "GREATEST_75_FLAG": "N", "player_id": 1642265, "PLAYER_ID": 1642000.0, "HEIGHT_WO_SHOES": 73.0, "WEIGHT_y": 164.2, "AGE_AT_DRAFT": 19, "HEIGHT_CM": 185.4, "WEIGHT_KG": 74.48, "position_ru": "защитник", "last_name_asterisk": "Dillingham"}, {"PERSON_ID": 1642856, "FIRST_NAME": "Egor", "LAST_NAME": "Dëmin", "DISPLAY_FIRST_LAST": "Egor Dëmin", "DISPLAY_LAST_COMMA_FIRST": "Dëmin, Egor", "DISPLAY_FI_LAST": "E. Dëmin", "PLAYER_SLUG": "egor-dëmin", "BIRTHDATE": "2006-03-03T00:00:00", "SCHOOL": "Brigham Young", "COUNTRY": "Russia", "LAST_AFFILIATION": "Brigham Young/Russia", "HEIGHT": "6-8", "WEIGHT_x": 200, "SEASON_EXP": 0, "JERSEY": 8.0, "POSITION": "Guard", "ROSTERSTATUS": "Active", "GAMES_PLAYED_CURRENT_SEASON_FLAG": "Y", "TEAM_ID": 1610612751, "TEAM_NAME": "Nets", "TEAM_ABBREVIATION": "BKN", "TEAM_CODE": "nets", "TEAM_CITY": "Brooklyn", "PLAYERCODE": "tmp_egor_demin", "FROM_YEAR": 2025, "TO_YEAR": 2025, "DLEAGUE_FLAG": "N", "NBA_FLAG": "Y", "GAMES_PLAYED_FLAG": "Y", "DRAFT_YEAR": 2025, "DRAFT_ROUND": 1, "DRAFT_NUMBER": 8, "GREATEST_75_FLAG": "N", "player_id": 1642856, "PLAYER_ID": 1643000.0, "HEIGHT_WO_SHOES": 80.25, "WEIGHT_y": 199.2, "AGE_AT_DRAFT": 19, "HEIGHT_CM": 203.8, "WEIGHT_KG": 90.36, "position_ru": "защитник", "last_name_asterisk": "Dëmin"}]}}
